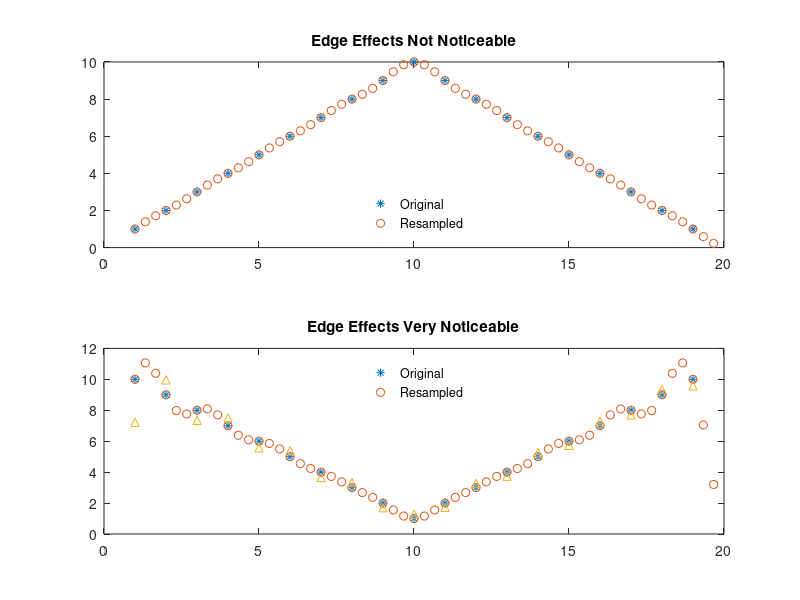

Source code (MATLAB):
x = [1:10 9:-1:1]; y = resample(x,3,1);
subplot(2,1,1)
plot(1:19,x,'*',(0:56)*1/3 + 1,y,'o')
title('Edge Effects Not Noticeable')
lg = legend('Original','Resampled');
set(lg,'box','off','location','south')
x = [10:-1:1 2:10]; y = resample(x,3,1); z = resample(y,1,3);
subplot(2,1,2)
plot(1:19,x,'*',(0:56)*1/3 + 1,y,'o',1:19,z,'^')
title('Edge Effects Very Noticeable')
lg = legend('Original','Resampled');
set(lg,'box','off','location','north')